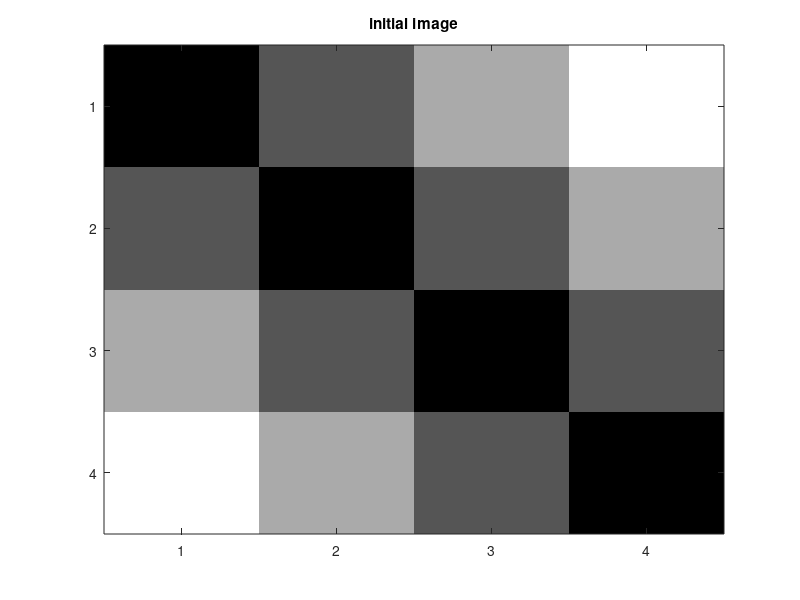
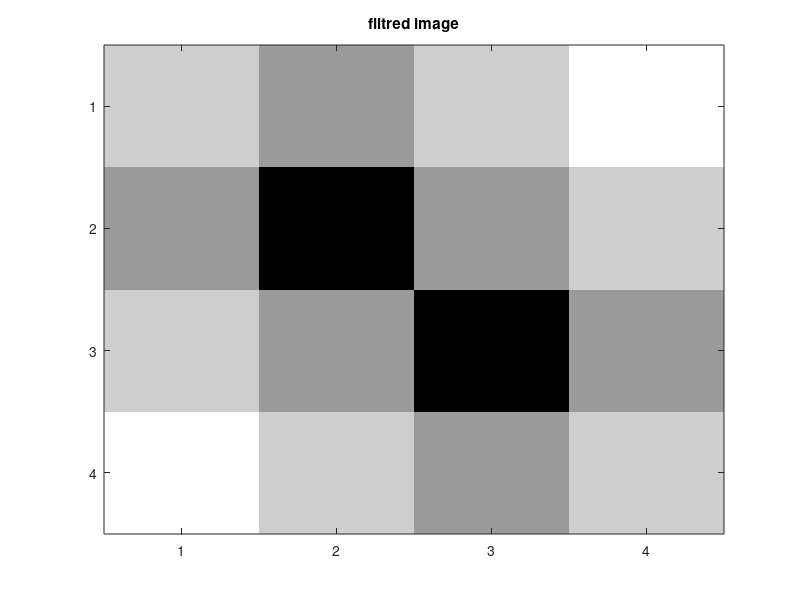

Source code (MATLAB) for these figures, in order:
A = [0 16 32 48; 16 0 16 32; 32 16 0 16; 48 32 16 0];
h = 1/9 * [1 1 1; 1 1 1; 1 1 1];
imagesc(A);
colormap gray;
title('initial image');
Af = imfilter(A,h,'conv','circular');
figure()
imagesc(Af);
colormap gray;
title('filtred image');